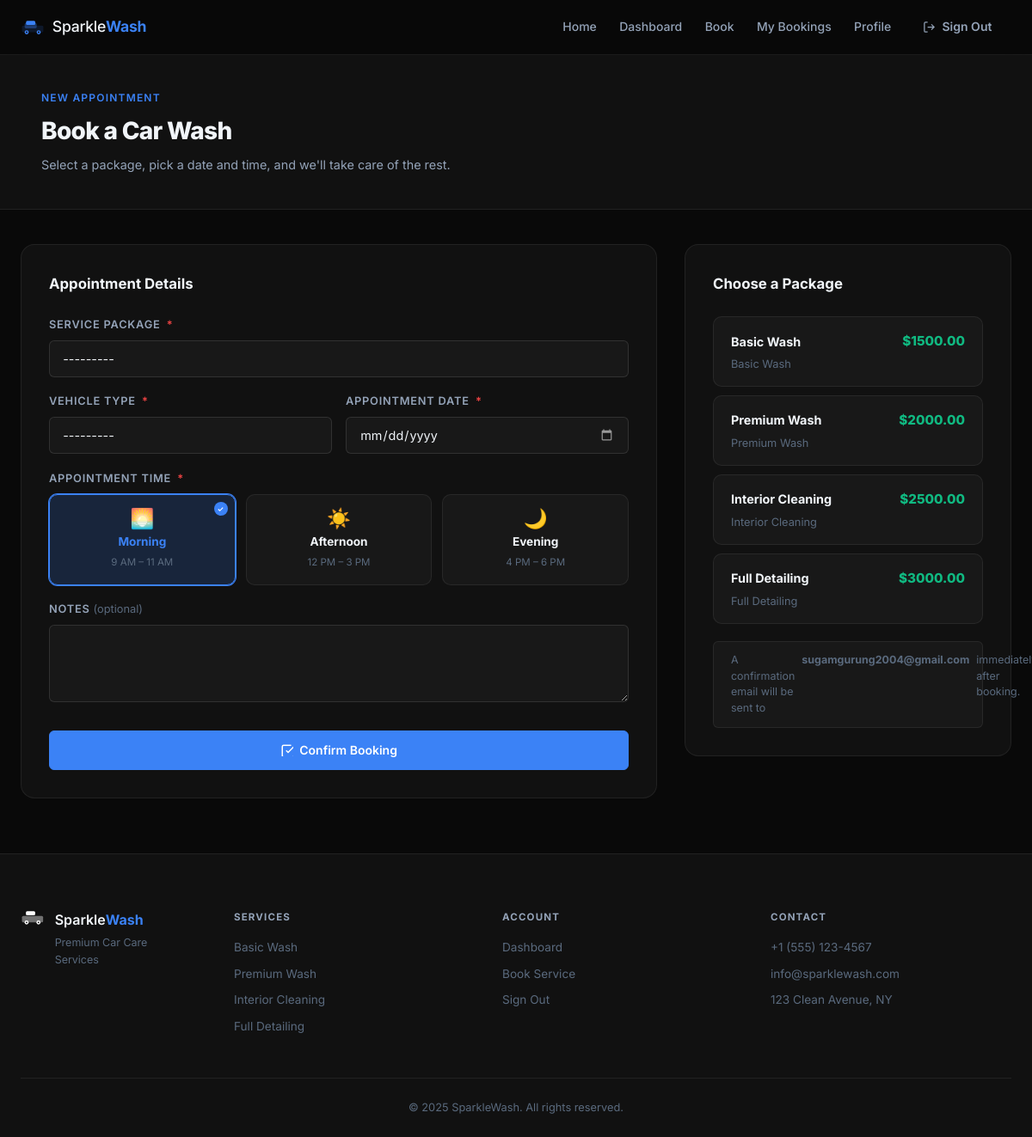
Page /book/ (signed in) on the committed database.
### wash/models.py (models this page shows)
class ServicePackage(models.Model):
    name = models.CharField(max_length=100)
    description = models.TextField()
    price = models.DecimalField(max_digits=8, decimal_places=2)
    def __str__(self):
        return f"{self.name} (${self.price})"

### wash/views.py (the view)
# urls.py: path('book/', views.book_service, name='book_service'),
@login_required
def book_service(request):
    if request.method == 'POST':
        form = BookingForm(request.POST)
        if form.is_valid():
            booking = form.save(commit=False)
            booking.customer = request.user
            booking.save()
            send_booking_confirmation(booking)
            send_admin_booking_notification(booking)
            messages.success(
                request,
                f"Booking #{booking.pk} confirmed — a confirmation has been sent to your email."
            )
            return redirect('booking_history')
    else:
        form = BookingForm()
    return render(request, 'wash/book_service.html', {
        'form': form,
        'packages': ServicePackage.objects.all(),
    })

### wash/forms.py (shortened to what this page needs)
class BookingForm(forms.ModelForm):
    class Meta:
        model = Booking
        fields = ['service_package', 'vehicle_type', 'appointment_date', 'appointment_time', 'notes']
        widgets = {
            'appointment_date': forms.DateInput(attrs={'type': 'date'}),
            'appointment_time': forms.Select(),
            'notes': forms.Textarea(attrs={'rows': 3}),
        }

### templates/wash/book_service.html (shortened to what this page needs)
{% extends 'base.html' %}
{% block content %}
<div class="page-wrap">
  <div class="page-header">
    <div class="container">
      <p class="page-eyebrow">New Appointment</p>
      <h1 class="page-title">Book a Car Wash</h1>
      <p class="page-sub">Select a package, pick a date and time, and we'll take care of the rest.</p>
    </div>
  </div>
  <div class="container" style="padding-top:2.5rem;padding-bottom:4rem">
    <div class="book-layout">
      <div class="book-form-card">
        <h2 class="book-form-title">Appointment Details</h2>
        <form method="post" id="bookForm" novalidate>
          <div class="form-group">
            <label for="{{ form.service_package.id_for_label }}">
              Service Package <span class="label-req">*</span>
            </label>
            {{ form.service_package }}
          </div>
          <div class="form-row-2">
            <div class="form-group">
              <label for="{{ form.vehicle_type.id_for_label }}">
                Vehicle Type <span class="label-req">*</span>
              </label>
              {{ form.vehicle_type }}
            </div>
            <div class="form-group">
              <label for="{{ form.appointment_date.id_for_label }}">
                Appointment Date <span class="label-req">*</span>
              </label>
              {{ form.appointment_date }}
            </div>
          </div>
          <div class="form-group">
            <label>Appointment Time <span class="label-req">*</span></label>
            <div class="time-slot-grid" id="timeSlotGrid">
              <div class="time-slot-card" data-value="morning">
                <span class="tsc-emoji">🌅</span>
                <div class="tsc-label">Morning</div>
                <div class="tsc-time">9 AM – 11 AM</div>
                <div class="tsc-check">
                  <svg viewBox="0 0 20 20" fill="none" stroke="currentColor" stroke-width="2.5"><polyline points="4 10 8 14 16 6"/></svg>
                </div>
              </div>
              <div class="time-slot-card" data-value="afternoon">
                <span class="tsc-emoji">☀️</span>
                <div class="tsc-label">Afternoon</div>
                <div class="tsc-time">12 PM – 3 PM</div>
              </div>
              <div class="time-slot-card" data-value="evening">
                <span class="tsc-emoji">🌙</span>
                <div class="tsc-label">Evening</div>
                <div class="tsc-time">4 PM – 6 PM</div>
              </div>
            </div>
          </div>
          <div class="form-group">
            <label for="{{ form.notes.id_for_label }}">
              Notes <span class="label-opt">(optional)</span>
            </label>
            {{ form.notes }}
          </div>
          <button type="submit" class="btn btn-primary btn-full" style="margin-top:.5rem;padding:.9rem">
            <svg viewBox="0 0 20 20" fill="none" stroke="currentColor" stroke-width="2" width="16"><path d="M9 11l3 3L22 4"/><path d="M21 12v7a2 2 0 01-2 2H5a2 2 0 01-2-2V5a2 2 0 012-2h11" stroke-linecap="round"/></svg>
            Confirm Booking
          </button>
        </form>
      </div>
      <div class="book-side">
        <h2 class="book-form-title">Choose a Package</h2>
        <div class="pkg-picker" id="pkgPicker">
          {% for p in packages %}
          <div class="pkg-pick-card" data-id="{{ p.id }}" data-name="{{ p.name }}" data-price="{{ p.price }}" data-desc="{{ p.description }}">
            <div class="ppc-top">
              <span class="ppc-name">{{ p.name }}</span>
              <span class="ppc-price">${{ p.price }}</span>
            </div>
            <p class="ppc-desc">{{ p.description }}</p>
          </div>
          {% endfor %}
        </div>
        <div class="book-note">
          A confirmation email will be sent to <strong>{{ user.email }}</strong> immediately after booking.
        </div>
      </div>
    </div>
  </div>
</div>
{% endblock %}

### rows in the picture
ServicePackage: name "Basic Wash", price "1500.00", description "Basic Wash"
ServicePackage: name "Premium Wash", price "2000.00", description "Premium Wash"
ServicePackage: name "Interior Cleaning", price "2500.00", description "Interior Cleaning"
ServicePackage: name "Full Detailing", price "3000.00", description "Full Detailing"

### other values in the picture
{{ user.email }} "sugamgurung2004@gmail.com"
